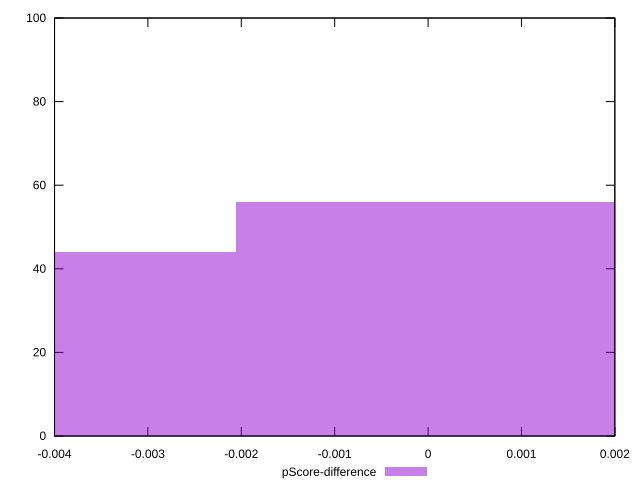

Write the gnuplot code that produced this figure.
reset

$pScoreDifference <<EOF
-0.004108070040637873 44
0 56
EOF

set key outside below
set boxwidth 0.004108070040637873
set xrange [-0.0040000000000000036:0.0020000000000000018]
set yrange [0:100]
set trange [0:100]
set style fill transparent solid 0.5 noborder
set terminal svg size 640, 490 enhanced background rgb 'white'
set output "reports/report_00032_2021-02-25T10-28-15.087Z/render-blocking-resources/samples/astro/pScore-difference/histogram.svg"

plot $pScoreDifference title "pScore-difference" with boxes

reset
